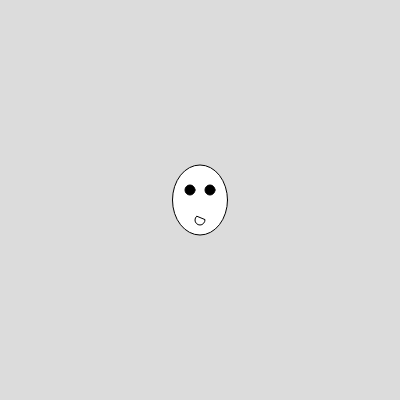
Frame 1 (no input)
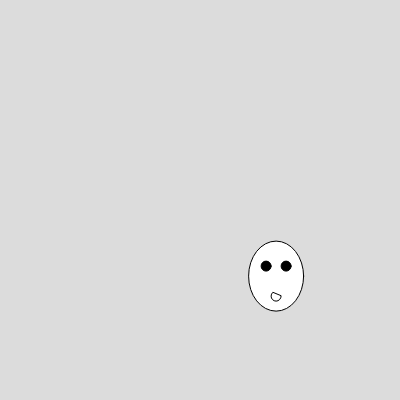
Frame 60 (no input)
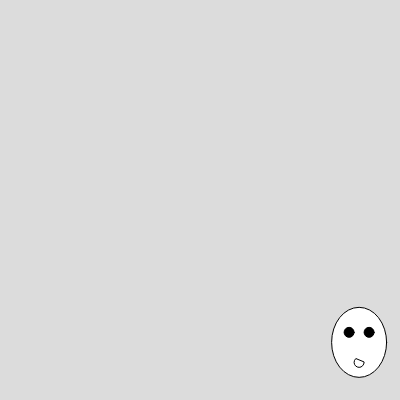
Frame 120 (the mouse pressed at the canvas centre since frame 60)

The p5.js sketch that drew these frames (run headless with seeded random() and noise() and a simulated clock; from frame 60 on, the mouse is pressed at the canvas centre):

// p5.js sketch
// ── sketch.js
var ball

function setup() {
  createCanvas(400, 400);
  ball=new Bounce()
}

function draw() {
  background(220);
  ball.show()
  ball.move()
  ball.turn()
}
// ── bounce.js
class Bounce{
  constructor(xSpeed,ySpeed){
  this.pos=createVector(width/2,height/2)
  this.vel=createVector(1,1)  
  this.acc=createVector(0.01,0.01)
  }


show(){
  fill(255)
  ellipse(this.pos.x,this.pos.y, 55,70)
  fill(0)
  ellipse(this.pos.x+10,this.pos.y-10,10,10)
  ellipse(this.pos.x-10,this.pos.y-10,10,10)
  noFill();
  arc(this.pos.x, this.pos.y+20, 10, 10, 0, PI + QUARTER_PI, CHORD)
  
}
  move(){
   this.pos.x += this.vel.x
   this.pos.y += this.vel.y
   this.vel.add(this.acc)
  }
  turn(){
   if(this.pos.x+26 >= width || this.pos.x-26 <= 0){
     this.vel.x *= -1
     this.acc.x *= -1
   }
   if(this.pos.y+35 >= height || this.pos.y-35 <= 0){
     this.vel.y *= -1
     this.acc.y *= -1
   }
    if(this.acc.x >= 5 || this.acc.x <= -5) this.acc.x -= 0.1
    if(this.acc.y >= 5 || this.acc.y <= -5) this.acc.y -= 0.1

  }
}
